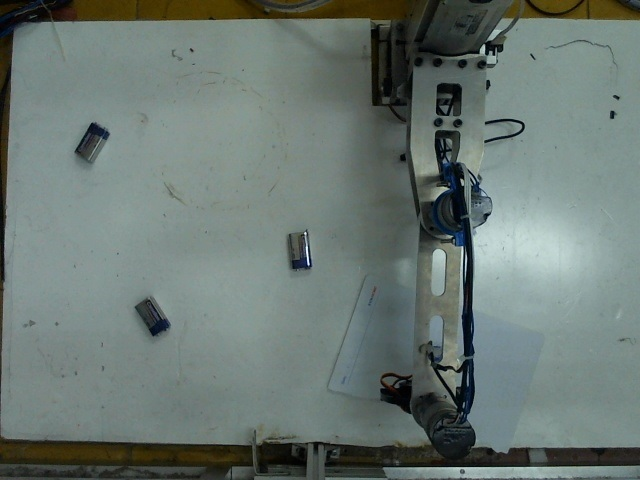
#> input picture TODO/LastFrame.jpg, 640 x 480 px
$ python cd.py
#> lines starting #> are read from the running program, lines starting #| are printed output that depends on the picture; after the words box and inside, x2 and y2 are one past the last pixel; in counts of white or black regions, pixels touching at a corner belong together
from CircleDetection import CircleDetection
import cv2
import numpy as np

img = cv2.imread('LastFrame.jpg')
#> img is the input picture: shape (480, 640, 3); mean B, G, R 114.8, 119.9, 107.1

median = cv2.medianBlur(img, 5)
cg = cv2.cvtColor(median, cv2.COLOR_BGR2GRAY)
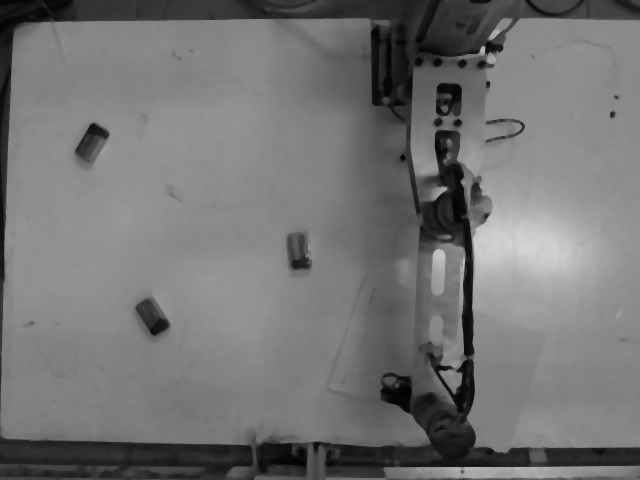
#> cg: shape (480, 640); min 2, max 211, mean 115.6
# cg = cv2.cvtColor(img, cv2.COLOR_BGR2GRAY)
# median = cv2.medianBlur(cg, 5)
th = cv2.adaptiveThreshold(cg, 255, cv2.ADAPTIVE_THRESH_GAUSSIAN_C, cv2.THRESH_BINARY, 11, 2)
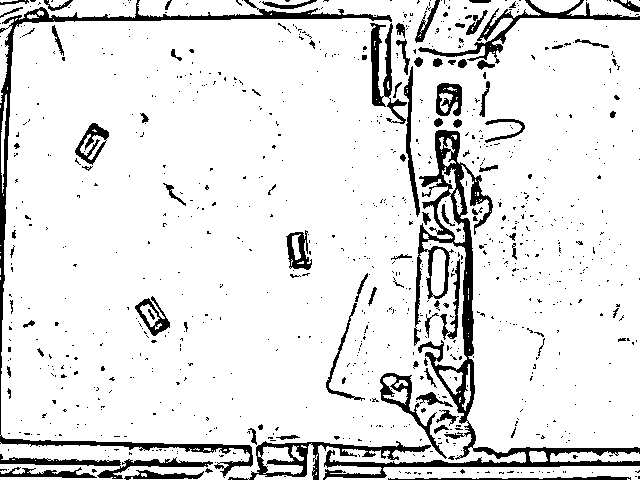
#> th: shape (480, 640); 89.2% white; 916 black regions (825 under 20 px), largest, box (x1, y1, x2, y2) and area: (323, 130, 640, 480) 8721, (0, 0, 392, 478) 5279, (228, 441, 431, 480) 1826

circles = cv2.HoughCircles(cg, cv2.HOUGH_GRADIENT, 1, 20,
                               param1=30, param2=20,
                               minRadius=18, maxRadius=30)
#> circles = [[467.5, 205.5, 23.6], [445.5, 272.5, 29.4], [452.5, 438.5, 20.5]]
if circles is not None:

    circles = np.uint16(np.around(circles))
#> circles = [[468, 206, 24], [446, 272, 29], [452, 438, 20]]
    for i in circles[0, :]:
        center = (i[0], i[1])
        cv2.circle(cg, center, 1, (0, 100, 100), 2)
        # circle outline
        radius = i[2]
        cv2.circle(cg, center, radius, (255, 0, 0), 2)
#> this loop made 3 passes
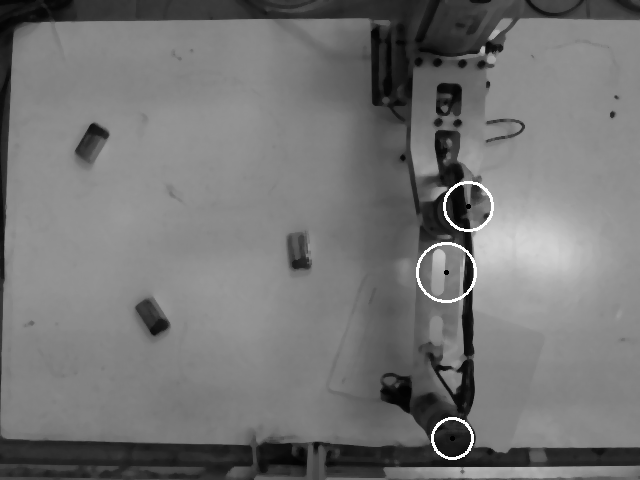
#> cg: shape (480, 640); 0.47% of pixels changed, all inside (x1, y1, x2, y2) = (416, 181, 494, 460)
        # cv2.putText(median, str(center[1]), (center[0] + 10, center[1] + 10),
		# 	        v2.FONT_HERSHEY_SIMPLEX, 0.5, (255, 0, 0), 2)
print(circles)
#| [[[468 206  24]
#|   [446 272  29]
#|   [452 438  20]]]
# cv2.imshow("images", np.hstack([th, median]))
cv2.imshow("images", np.hstack([th, cg]))
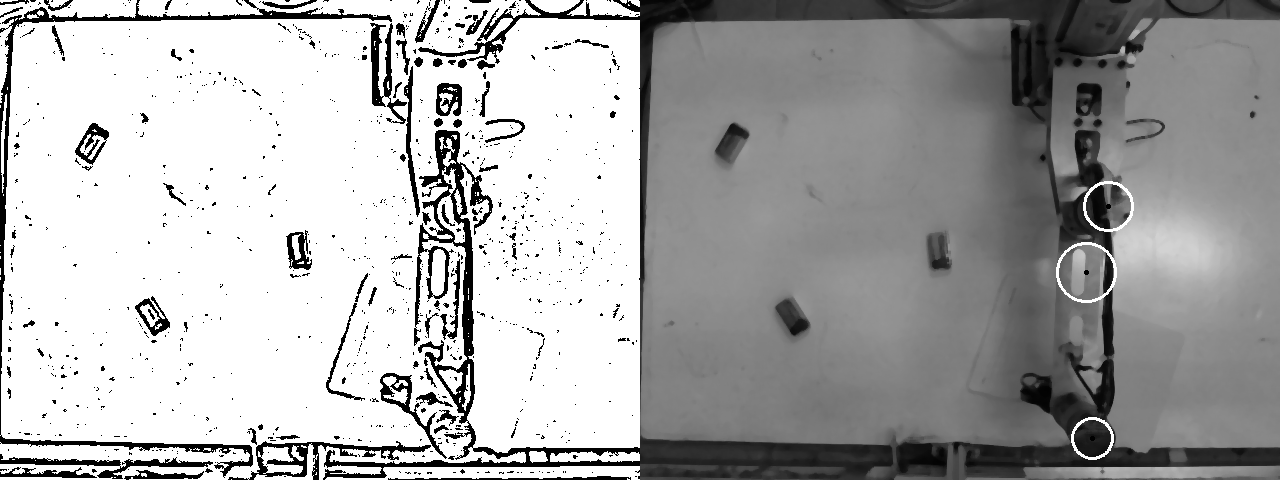
#> window 'images': shape (480, 1280); min 0, max 255, mean 171.9


#> (the run stopped early here; a loop or call above may not have finished)
